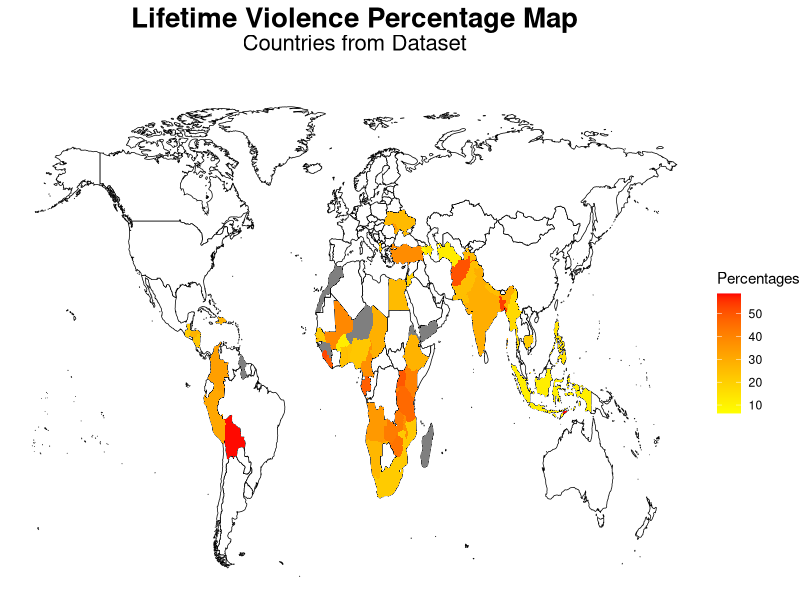
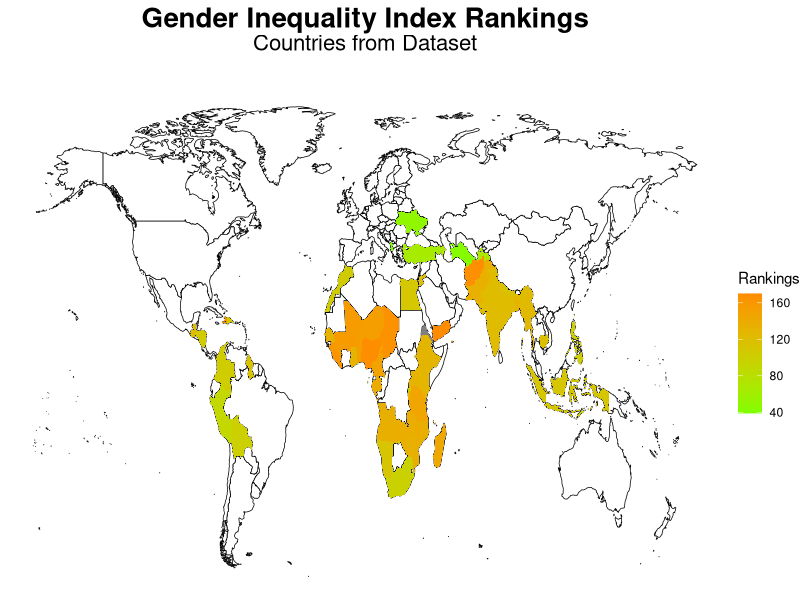
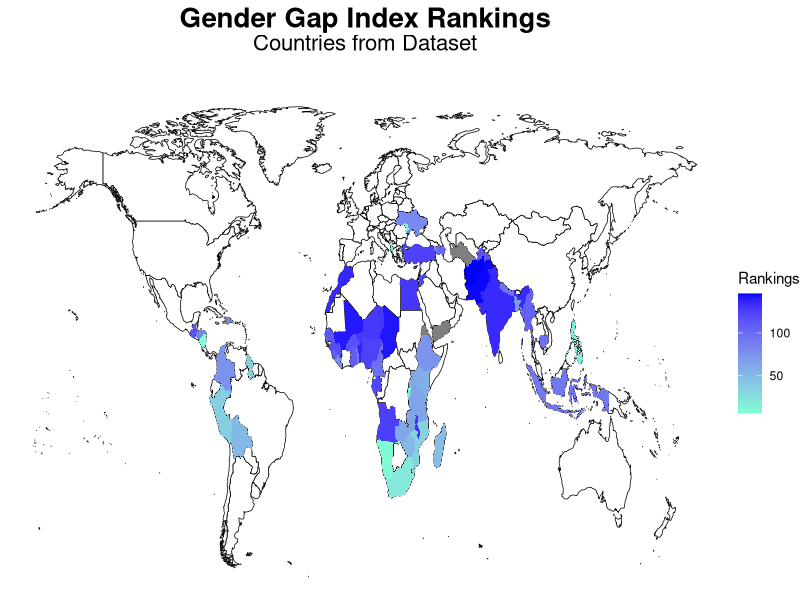

Recreate these plots in R, in order.
## ---- chunk 1
#Julian Savage
#References:
#https://stackoverflow.com/questions/61838700/query-on-how-to-make-world-heat-map-using-ggplot-in-r
#How to make heat map in R: https://rpubs.com/lumumba99/1026665


library(maps)
library(ggplot2)

#DATA AND VISUALIZATION FOR LIFETIME VIOLENCE PERCENTAGES
# Creates data set for countries and Lifetime violence percentages, including NA values
data_percent <- data.frame(
  Country = c(
    "Afghanistan", "Albania", "Armenia", "Angola", "Azerbaijan", "Bangladesh",
    "Benin", "Bolivia", "Burkina Faso", "Burundi", "Cambodia", "Cameroon", 
    "Chad", "Colombia", "Comoros", "Congo", "Democratic Republic of Congo",
    "Côte d’Ivoire", "Dominican Republic", "Egypt", "Eritrea", "Eswatini",
    "Ethiopia", "Gabon", "Gambia", "Ghana", "Guatemala", "Guinea", "Guyana",
    "Haiti", "Honduras", "India", "Indonesia", "Jordan", "Kenya", "Kyrgyz Republic",
    "Lesoto", "Liberia", "Madagascar", "Malawi", "Maldives", "Mali", "Moldova",
    "Morocco", "Mozambique", "Myanmar", "Namibia", "Nepal", "Nicaragua", "Niger",
    "Nigeria", "Pakistan", "Peru", "Philippines", "Rwanda", "Sao Tome and Principe",
    "Senegal", "Sierra Leone", "South Africa", "Tajikistan", "Tanzania",
    "Timor-Leste", "Togo", "Turkey", "Turkmenistan", "Uganda", "Ukraine", "Yemen",
    "Zambia", "Zimbabwe"
  ),
  Lifetime_Violence_Percentage = c(
    50.8, 21, 8.2, 34.8, 13.5, 54.2, 23.8, 58.5, 11.5, 48.5, 20.9, 37.3,
    28.6, 33.3, 6.4, NA, 50.7, 25.9, 28.5, 25.6, NA, NA, 28, 48.6, 33.5, 24.4,
    21.2, NA, NA, 26, 27.8, 29.3, 11.3, 18.9, 40.7, 26.6, NA, 49.3, NA, 37.5,
    16.3, 39.1, 34, NA, 21.7, 17.3, 26.7, 25, 22.5, NA, 22.3, 24.5, 31.2, 14.8,
    41.5, 27.9, 21.5, 53, 21.3, 26.4, 46.2, 58.8, 25.1, 38, 12, 49.9, 26, NA,
    42.2, 44
  )
)

world_map <- map_data("world") 
world_map <- subset(world_map, region != "Antarctica") #exclude Antarctica

ggplot(data_percent) +
  geom_map(
    dat = world_map, map = world_map, aes(map_id = region),
    fill = "white", color = "black", size = 0.25
  ) +
  geom_map(map = world_map, aes(map_id = data_percent$Country, fill = data_percent$Lifetime_Violence_Percentage), size = 0.25) +
  scale_fill_gradient(low = "yellow", high = "red", name = "Percentages") +
  expand_limits(x = world_map$long, y = world_map$lat) +
  theme_void() +
  theme(
    plot.title = element_text(hjust = 0.5, size = 20, face = "bold", lineheight = 1),
    plot.subtitle = element_text(hjust = 0.5, size = 16, margin = margin(b = 20)),
  ) +
  labs(
    title = "Lifetime Violence Percentage Map",
    subtitle = "Countries from Dataset"
  )


#DATA AND VISUALIZATION FOR GENDER INEQUALITY INDEX RANKING
data_inequality <- data.frame(
Country <- c("Afghanistan", "Albania", "Armenia", "Angola", "Azerbaijan", "Bangladesh",
    "Benin", "Bolivia", "Burkina Faso", "Burundi", "Cambodia", "Cameroon", 
    "Chad", "Colombia", "Comoros", "Congo", "Democratic Republic of Congo",
    "Côte d’Ivoire", "Dominican Republic", "Egypt", "Eritrea", "Eswatini",
    "Ethiopia", "Gabon", "Gambia", "Ghana", "Guatemala", "Guinea", "Guyana",
    "Haiti", "Honduras", "India", "Indonesia", "Jordan", "Kenya", "Kyrgyz Republic",
    "Lesoto", "Liberia", "Madagascar", "Malawi", "Maldives", "Mali", "Moldova",
    "Morocco", "Mozambique", "Myanmar", "Namibia", "Nepal", "Nicaragua", "Niger",
    "Nigeria", "Pakistan", "Peru", "Philippines", "Rwanda", "Sao Tome and Principe",
    "Senegal", "Sierra Leone", "South Africa", "Tajikistan", "Tanzania",
    "Timor-Leste", "Togo", "Turkey", "Turkmenistan", "Uganda", "Ukraine", "Yemen",
    "Zambia", "Zimbabwe"),
  
Inequality_Rank <- c(
    167, 39, 53, 136, 70, 131, 152, 99, 157, 127, 116, 148,
    165, 102, 134, NA, 151, 155, 106, 109, NA, 138, 129, 140, 153, 130, 121, 157, 114,
    163, 107, 122, 110, 118, 128, 87, 144, 164, 143, 142, 83, 155, 51, 104, 136, 125, 111,
    113, 102, 153, 168, 135, 90, 101, 93, 124, 131, 162, 97, 68, 146, 89, 149,
    65, 43, 131, 49, 170, 138, 134)
)


world_map <- map_data("world") 
world_map <- subset(world_map, region != "Antarctica") #exclude Antarctica

ggplot(data_inequality) +
  geom_map(
    dat = world_map, map = world_map, aes(map_id = region),
    fill = "white", color = "black", size = 0.25
  ) +
  geom_map(map = world_map, aes(map_id = data_inequality$Country, fill = data_inequality$Inequality_Rank), size = 0.25) +
  scale_fill_gradient(low = "chartreuse", high = "darkorange", name = "Rankings") +
  expand_limits(x = world_map$long, y = world_map$lat) +
  theme_void() +
  theme(
    plot.title = element_text(hjust = 0.5, size = 20, face = "bold", lineheight = 1),
    plot.subtitle = element_text(hjust = 0.5, size = 16, margin = margin(b = 20)),
  ) +
  labs(
    title = "Gender Inequality Index Rankings",
    subtitle = "Countries from Dataset"
  )

#DATA AND VISUALIZATION FOR GLOBAL GENDER GAP
# Create a data frame with the provided data
data_Gender_Gap <- data.frame(
  Country = c(
    'Afghanistan', 'Albania', 'Armenia', 'Angola', 'Azerbaijan', 'Bangladesh', 'Benin', 'Bolivia',
    'Burkina Faso', 'Burundi', 'Cambodia', 'Cameroon', 'Chad', 'Colombia', 'Comoros', 'Congo',
    'Democratic Republic of Congo', 'Côte d’Ivoire', 'Dominican Republic', 'Egypt', 'Eritrea', 'Eswatini',
    'Ethiopia', 'Gabon', 'Gambia', 'Ghana', 'Guatemala', 'Guinea', 'Guyana', 'Haiti', 'Honduras', 'India',
    'Indonesia', 'Jordan', 'Kenya', 'Kyrgyz Republic', 'Lesoto', 'Liberia', 'Madagascar', 'Malawi', 'Maldives',
    'Mali', 'Moldova', 'Morocco', 'Mozambique', 'Myanmar', 'Namibia', 'Nepal', 'Nicaragua', 'Niger', 'Nigeria',
    'Pakistan', 'Peru', 'Philippines', 'Rwanda', 'Sao Tome and Principe', 'Senegal', 'Sierra Leone', 'South Africa',
    'Tajikistan', 'Tanzania', 'Timor-Leste', 'Togo', 'Turkey', 'Turkmenistan', 'Uganda', 'Ukraine', 'Yemen',
    'Zambia', 'Zimbabwe'
  ),
  Gender_Gap_Rank = c(
    146, 18, 89, 125, 101, 71, 138, 51, 115, 24, 98, 97, 142, 75, 134, NA, 144, 133, 84, 129, NA, 58, 74, 121, NA, 108, 113, 118, 35, NA, 82, 135, 92, 122, 57, 86, 87, 78, 48, 132, 117, 141, 16, 136, 34, 106, 8, 96, 7, 128, 123, 145, 37, 19, 6, NA, 112, 109, 20, 114, 64, 56, 91, 124, NA, 61, 81, NA, 62, 50
  )
)

world_map <- map_data("world") 
world_map <- subset(world_map, region != "Antarctica") #exclude Antarctica

ggplot(data_Gender_Gap) +
  geom_map(
    dat = world_map, map = world_map, aes(map_id = region),
    fill = "white", color = "black", size = 0.25
  ) +
  geom_map(map = world_map, aes(map_id = data_Gender_Gap$Country, fill = data_Gender_Gap$Gender_Gap_Rank), size = 0.25) +
  scale_fill_gradient(low = "aquamarine", high = "blue", name = "Rankings") +
  expand_limits(x = world_map$long, y = world_map$lat) +
  theme_void() +
  theme(
    plot.title = element_text(hjust = 0.5, size = 20, face = "bold", lineheight = 1),
    plot.subtitle = element_text(hjust = 0.5, size = 16, margin = margin(b = 20)),
  ) +
  labs(
    title = "Gender Gap Index Rankings",
    subtitle = "Countries from Dataset"
  )


